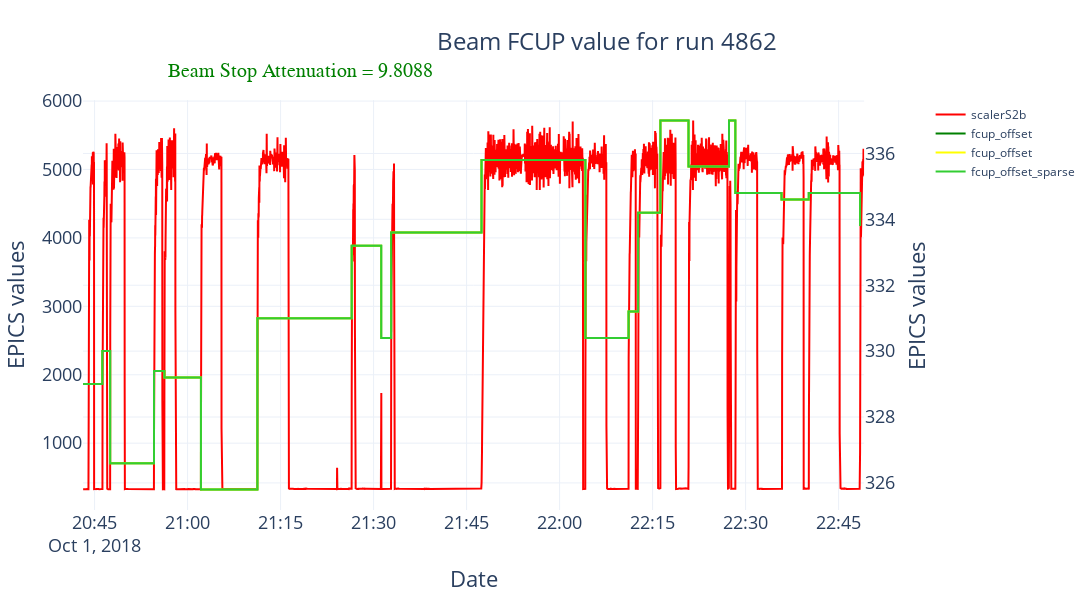

Notebook source saved alongside this figure:
### Code cell
fig = make_subplots(specs=[[{"secondary_y": True}]])
fig.update_layout(height=600, width=1200, 
                  title=go.layout.Title(text=f"Beam FCUP value for run {data.All_Runs.iloc[i_run].name}", xanchor="left", x=0.4),
                  titlefont=dict(size=24),)
fig.add_trace(go.Scatter(x=scalerS2b["time"], y=scalerS2b["value"], name="scalerS2b", line=dict(color="red")))
fig.add_trace(go.Scatter(x=fcup_offset.index, y=fcup_offset["value"], name="fcup_offset", line=dict(color="green"), line_shape='hv'), 
              secondary_y=True)
fig.add_trace(go.Scatter(x=fcup_offset_sparse_tmp.index, y=fcup_offset_sparse_tmp["value"], name="fcup_offset", line=dict(color="yellow"), line_shape='hv'), 
              secondary_y=True)
fig.add_trace(go.Scatter(x=fcup_offset_sparse.index, y=fcup_offset_sparse["value"], name="fcup_offset_sparse", line=dict(color="limegreen"), line_shape='hv'), 
              secondary_y=True)
#fig.add_trace(go.Scatter(x=[scalerS2b.iloc[0].time, scalerS2b.iloc[-1].time], 
#                         y=[beam_stop_atten.value.mean(),beam_stop_atten.value.mean()], name="IPM2C24A", line=dict(color="limegreen")),
#                         secondary_y=True)
fig.update_xaxes(title_text="Date", titlefont=dict(size=22), tickfont=dict(size=18))
fig.update_yaxes(title_text="EPICS values", titlefont=dict(size=22), tickfont=dict(size=18))
#fig.update_yaxes(title_text="Livetime", titlefont=dict(size=22),range=[0., 110.], tickfont=dict(size=18), secondary_y=True)
fig.add_annotation(x=0.1, y=1.1, xref='paper', yref='paper', text=f"Beam Stop Attenuation = {float(beam_stop_atten.value)}", showarrow=False,
                  font=dict(family="Times New Roman", size=20, color="green"))
fig.show()

### Figure 1 — Plotly figure (JSON) as saved in the notebook; plotly's stock layout.template omitted (floating-point values rounded to 4 significant figures; data arrays with more than 128 entries replaced by an {"elided": "..."} marker saying what was removed)
{"data": [{"line": {"color": "red"}, "name": "scalerS2b", "type": "scatter", "x": {"elided": "6210 str values"}, "y": {"elided": "6210 int values"}}, {"line": {"color": "green", "shape": "hv"}, "name": "fcup_offset", "type": "scatter", "x": ["2018-10-01T20:43:09.211000", "2018-10-01T20:43:08", "2018-10-01T20:46:14.397000", "2018-10-01T20:47:30.399000", "2018-10-01T20:54:35.390000", "2018-10-01T20:56:15.391000", "2018-10-01T21:02:09.398000", "2018-10-01T21:11:15.391000", "2018-10-01T21:26:28.392000", "2018-10-01T21:31:13.397000", "2018-10-01T21:32:49.399000", "2018-10-01T21:47:24.398000", "2018-10-01T22:04:09.400000", "2018-10-01T22:11:07.392000", "2018-10-01T22:12:39.394000", "2018-10-01T22:16:15.397000", "2018-10-01T22:20:47.403000", "2018-10-01T22:27:19.393000", "2018-10-01T22:28:20.394000", "2018-10-01T22:35:47.403000", "2018-10-01T22:40:11.390000", "2018-10-01T22:48:27.399000"], "xaxis": "x", "y": [329, 329, 330, 326.6, 329.4, 329.2, 325.8, 331, 333.2, 330.4, 333.6, 335.8, 330.4, 331.2, 334.2, 337, 335.6, 337, 334.8, 334.6, 334.8, 333.8], "yaxis": "y2"}, {"line": {"color": "yellow", "shape": "hv"}, "name": "fcup_offset", "type": "scatter", "x": {"elided": "3586 str values"}, "xaxis": "x", "y": {"elided": "3586 float values"}, "yaxis": "y2"}, {"line": {"color": "limegreen", "shape": "hv"}, "name": "fcup_offset_sparse", "type": "scatter", "x": ["2018-10-01T20:43:08", "2018-10-01T20:46:14.397000", "2018-10-01T20:47:30.399000", "2018-10-01T20:54:35.390000", "2018-10-01T20:56:15.391000", "2018-10-01T21:02:09.398000", "2018-10-01T21:11:15.391000", "2018-10-01T21:26:28.392000", "2018-10-01T21:31:13.397000", "2018-10-01T21:32:49.399000", "2018-10-01T21:47:24.398000", "2018-10-01T22:04:09.400000", "2018-10-01T22:11:07.392000", "2018-10-01T22:12:39.394000", "2018-10-01T22:16:15.397000", "2018-10-01T22:20:47.403000", "2018-10-01T22:27:19.393000", "2018-10-01T22:28:20.394000", "2018-10-01T22:35:47.403000", "2018-10-01T22:40:11.390000", "2018-10-01T22:48:27.399000"], "xaxis": "x", "y": [329, 330, 326.6, 329.4, 329.2, 325.8, 331, 333.2, 330.4, 333.6, 335.8, 330.4, 331.2, 334.2, 337, 335.6, 337, 334.8, 334.6, 334.8, 333.8], "yaxis": "y2"}], "layout": {"annotations": [{"font": {"color": "green", "family": "Times New Roman", "size": 20}, "showarrow": false, "text": "Beam Stop Attenuation = 9.8088", "x": 0.1, "xref": "paper", "y": 1.1, "yref": "paper"}], "height": 600, "title": {"font": {"size": 24}, "text": "Beam FCUP value for run 4862", "x": 0.4, "xanchor": "left"}, "width": 1200, "xaxis": {"anchor": "y", "autorange": true, "domain": [0, 0.94], "range": ["2018-10-01 20:43:08", "2018-10-01 22:49:06.934"], "tickfont": {"size": 18}, "title": {"font": {"size": 22}, "text": "Date"}, "type": "date"}, "yaxis": {"anchor": "x", "autorange": true, "domain": [0, 1], "range": [23.39, 6016.0], "tickfont": {"size": 18}, "title": {"font": {"size": 22}, "text": "EPICS values"}, "type": "linear"}, "yaxis2": {"anchor": "x", "autorange": true, "overlaying": "y", "range": [325.2, 337.6], "side": "right", "tickfont": {"size": 18}, "title": {"font": {"size": 22}, "text": "EPICS values"}, "type": "linear"}}}
